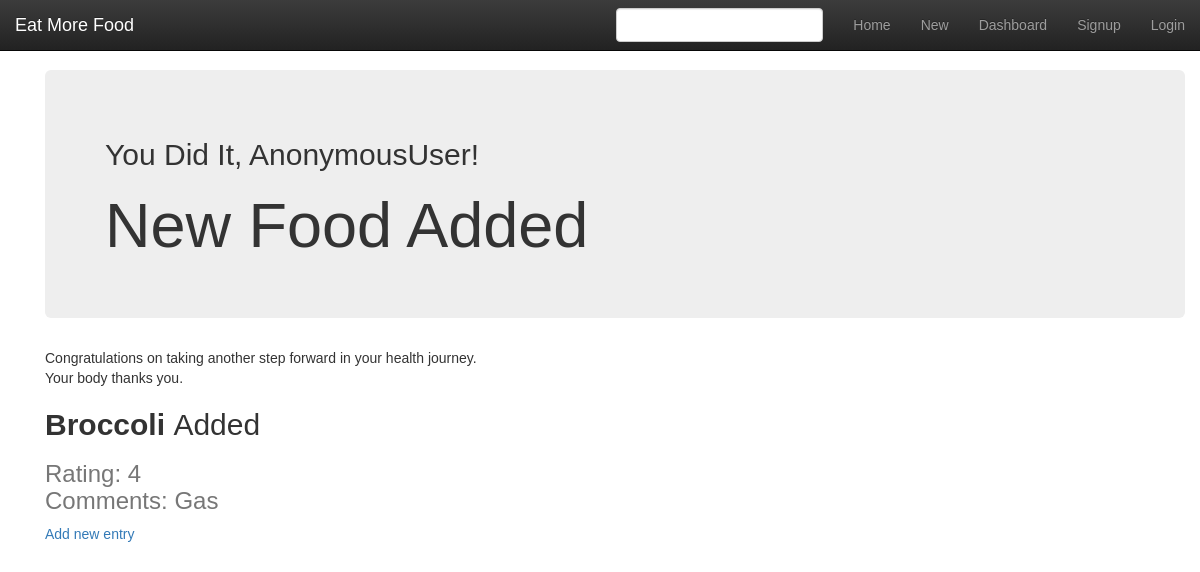
The app's page /entries/added/, older data.
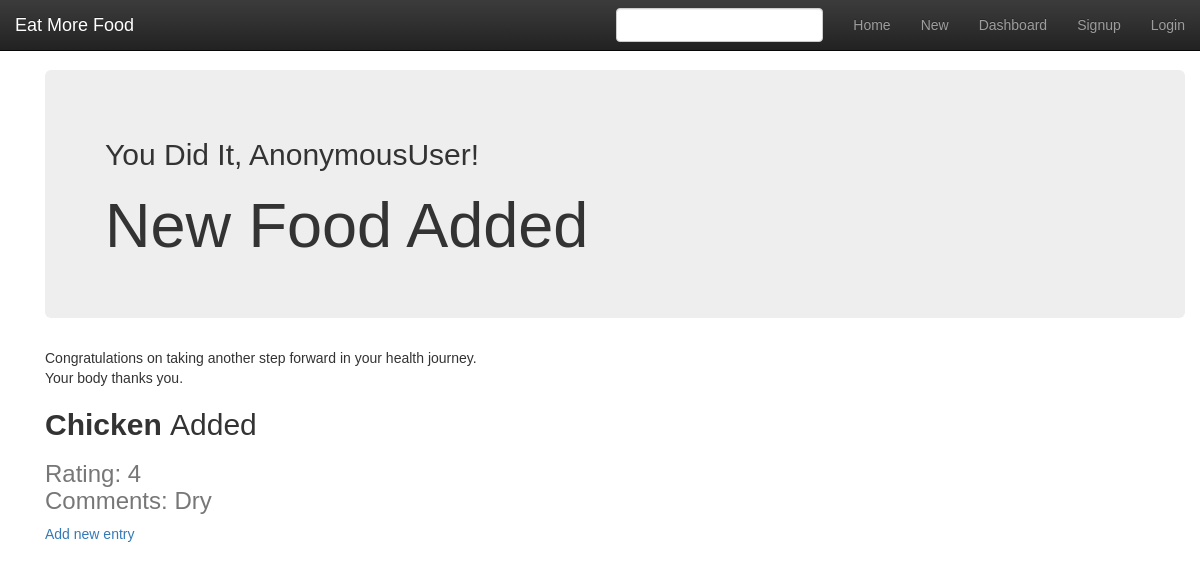
The same page, newer data.
### entries/models.py (models this page shows, shortened)
class NewFood(models.Model):
    name = models.CharField(max_length=20)
    rating = models.IntegerField(default=5)
    comments = models.TextField()
    date_added = models.DateTimeField(auto_now_add=True)
    class Meta:
            verbose_name_plural = 'newfoods'

### entries/views.py (the view)
# urls.py: path('added/', views.added, name='added'),
def added(request):
    last_entry = NewFood.objects.latest('date_added')
    return render(request, 'entries/added.html', {'last_entry':last_entry})

### entries/templates/entries/added.html (shortened to what this page needs)
{% load static %}
<!DOCTYPE html>
<html lang="en">
<head>
  {% block styles %}
  <link href="{% static 'entries/bootstrap.min.css' %}" rel="stylesheet">
  <link href="{% static 'entries/bootstrap-theme.min.css' %}" rel="stylesheet">
  <link href="{% static 'entries/theme.css' %}" rel="stylesheet">
  <link href="{% static 'bootstrap/wtf.html' %}" rel="stylesheet">
  {% endblock %}
</head>
{% block content %}
<body>
  <nav class="navbar navbar-inverse navbar-fixed-top">
    <div class="container-fluid">
      <div class="navbar-header">
        <a class="navbar-brand" href="#">Eat More Food</a>
      </div>
      <div id="navbar" class="navbar-collapse collapse">
        <ul class="nav navbar-nav navbar-right">
          <li><a href="{% url 'home' %}">Home</a></li>
          <li><a href="{% url 'add' %}">New</a></li>
          <li><a href="{% url 'past' %}">Dashboard</a></li>
          {% if user.is_authenticated %}
            <li><a href="{% url 'logout' %}">Logout</a></li>
          {% else %}
            <li><a class="navbar-link" href="{% url 'mpjct:signup' %}">Signup</a></li>
            <li><a class="navbar-link" href="{% url 'mpjct:user_login' %}">Login</a></li>
          {% endif %}
        </ul>
        <form class="navbar-form navbar-right">
          <input type="text" class="form-control" gplaceholder="Search...">
        </form>
      </div>
    </div>
  </nav>
  <div class="container">
    <div class="container theme-showcase" role="main">
      <div class="jumbotron">
        <h2>You Did It, {{ user }}!</h2>
        <h1>New Food Added</h1>
      </div>
      <div>Congratulations on taking another step forward in your health journey. <br>Your body thanks you.</div>
      <div>
        <h2><b>{{ last_entry.name }} </b>Added</h2>
        <h3><span class="text-muted">Rating: {{ last_entry.rating }}</span><br>
        <span class="text-muted">Comments: {{ last_entry.comments }}</span>
</h3>
      </div>
      <div class="content">
        <a href="{% url 'add' %}">Add new entry</a>
      </div>
</body>
</html>
{% endblock %}

Row changes from the older to the newer data that the page shows:
removed NewFood: name "Broccoli", rating "4", comments "Gas"
now on this page (row edited): NewFood: name "Chicken", rating "4", comments "Dry"
